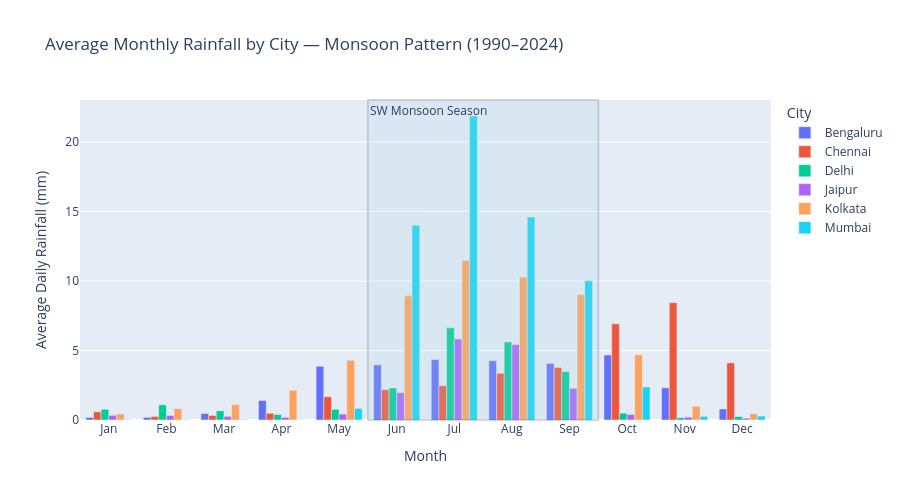

The notebook cell saved with this chart:
### Code cell
# Cell 4: Monthly Rainfall Pattern (Monsoon Analysis)
monthly_avg = df.groupby(['city', 'month'])['precipitation_mm'].mean().reset_index()

fig = px.bar(
    monthly_avg,
    x='month',
    y='precipitation_mm',
    color='city',
    barmode='group',
    title='Average Monthly Rainfall by City — Monsoon Pattern (1990–2024)',
    labels={
        'precipitation_mm': 'Average Daily Rainfall (mm)',
        'month': 'Month',
        'city': 'City'
    },
    height=500
)

# Add month names
month_names = ['Jan','Feb','Mar','Apr','May','Jun',
               'Jul','Aug','Sep','Oct','Nov','Dec']
fig.update_xaxes(ticktext=month_names, tickvals=list(range(1,13)))

# Add shading for monsoon season
fig.add_vrect(x0=5.5, x1=9.5,
              fillcolor="lightblue", opacity=0.2,
              annotation_text="SW Monsoon Season",
              annotation_position="top left")

fig.show()
fig.write_html(FIGURES / "monthly_rainfall_pattern.html")
print("Interactive plot saved!")

### Figure 1 — Plotly figure (JSON) as saved in the notebook; plotly's stock layout.template omitted (floating-point values rounded to 4 significant figures)
{"data": [{"alignmentgroup": "True", "hovertemplate": "City=Bengaluru<br>Month=%{x}<br>Average Daily Rainfall (mm)=%{y}<extra></extra>", "legendgroup": "Bengaluru", "marker": {"color": "#636efa", "pattern": {"shape": ""}}, "name": "Bengaluru", "offsetgroup": "Bengaluru", "orientation": "v", "showlegend": true, "textposition": "auto", "type": "bar", "x": [1, 2, 3, 4, 5, 6, 7, 8, 9, 10, 11, 12], "xaxis": "x", "y": [0.1852, 0.1865, 0.4646, 1.403, 3.861, 3.967, 4.35, 4.268, 4.068, 4.675, 2.315, 0.7906], "yaxis": "y"}, {"alignmentgroup": "True", "hovertemplate": "City=Chennai<br>Month=%{x}<br>Average Daily Rainfall (mm)=%{y}<extra></extra>", "legendgroup": "Chennai", "marker": {"color": "#EF553B", "pattern": {"shape": ""}}, "name": "Chennai", "offsetgroup": "Chennai", "orientation": "v", "showlegend": true, "textposition": "auto", "type": "bar", "x": [1, 2, 3, 4, 5, 6, 7, 8, 9, 10, 11, 12], "xaxis": "x", "y": [0.588, 0.2548, 0.3278, 0.4826, 1.674, 2.186, 2.47, 3.359, 3.784, 6.918, 8.439, 4.111], "yaxis": "y"}, {"alignmentgroup": "True", "hovertemplate": "City=Delhi<br>Month=%{x}<br>Average Daily Rainfall (mm)=%{y}<extra></extra>", "legendgroup": "Delhi", "marker": {"color": "#00cc96", "pattern": {"shape": ""}}, "name": "Delhi", "offsetgroup": "Delhi", "orientation": "v", "showlegend": true, "textposition": "auto", "type": "bar", "x": [1, 2, 3, 4, 5, 6, 7, 8, 9, 10, 11, 12], "xaxis": "x", "y": [0.7688, 1.091, 0.6592, 0.3916, 0.7641, 2.305, 6.638, 5.618, 3.482, 0.4909, 0.1699, 0.2486], "yaxis": "y"}, {"alignmentgroup": "True", "hovertemplate": "City=Jaipur<br>Month=%{x}<br>Average Daily Rainfall (mm)=%{y}<extra></extra>", "legendgroup": "Jaipur", "marker": {"color": "#ab63fa", "pattern": {"shape": ""}}, "name": "Jaipur", "offsetgroup": "Jaipur", "orientation": "v", "showlegend": true, "textposition": "auto", "type": "bar", "x": [1, 2, 3, 4, 5, 6, 7, 8, 9, 10, 11, 12], "xaxis": "x", "y": [0.3333, 0.3241, 0.2612, 0.1869, 0.4239, 1.968, 5.831, 5.427, 2.284, 0.3922, 0.2034, 0.1276], "yaxis": "y"}, {"alignmentgroup": "True", "hovertemplate": "City=Kolkata<br>Month=%{x}<br>Average Daily Rainfall (mm)=%{y}<extra></extra>", "legendgroup": "Kolkata", "marker": {"color": "#FFA15A", "pattern": {"shape": ""}}, "name": "Kolkata", "offsetgroup": "Kolkata", "orientation": "v", "showlegend": true, "textposition": "auto", "type": "bar", "x": [1, 2, 3, 4, 5, 6, 7, 8, 9, 10, 11, 12], "xaxis": "x", "y": [0.433, 0.8165, 1.101, 2.136, 4.301, 8.933, 11.47, 10.29, 9.016, 4.688, 0.9842, 0.4535], "yaxis": "y"}, {"alignmentgroup": "True", "hovertemplate": "City=Mumbai<br>Month=%{x}<br>Average Daily Rainfall (mm)=%{y}<extra></extra>", "legendgroup": "Mumbai", "marker": {"color": "#19d3f3", "pattern": {"shape": ""}}, "name": "Mumbai", "offsetgroup": "Mumbai", "orientation": "v", "showlegend": true, "textposition": "auto", "type": "bar", "x": [1, 2, 3, 4, 5, 6, 7, 8, 9, 10, 11, 12], "xaxis": "x", "y": [0.03207, 0.02144, 0.03724, 0.01029, 0.8349, 14.02, 21.87, 14.61, 10.02, 2.38, 0.2605, 0.2822], "yaxis": "y"}], "layout": {"annotations": [{"showarrow": false, "text": "SW Monsoon Season", "x": 5.5, "xanchor": "left", "xref": "x", "y": 1, "yanchor": "top", "yref": "y domain"}], "barmode": "group", "height": 500, "legend": {"title": {"text": "City"}, "tracegroupgap": 0}, "shapes": [{"fillcolor": "lightblue", "opacity": 0.2, "type": "rect", "x0": 5.5, "x1": 9.5, "xref": "x", "y0": 0, "y1": 1, "yref": "y domain"}], "title": {"text": "Average Monthly Rainfall by City — Monsoon Pattern (1990–2024)"}, "xaxis": {"anchor": "y", "domain": [0, 1], "ticktext": ["Jan", "Feb", "Mar", "Apr", "May", "Jun", "Jul", "Aug", "Sep", "Oct", "Nov", "Dec"], "tickvals": [1, 2, 3, 4, 5, 6, 7, 8, 9, 10, 11, 12], "title": {"text": "Month"}}, "yaxis": {"anchor": "x", "domain": [0, 1], "title": {"text": "Average Daily Rainfall (mm)"}}}}
